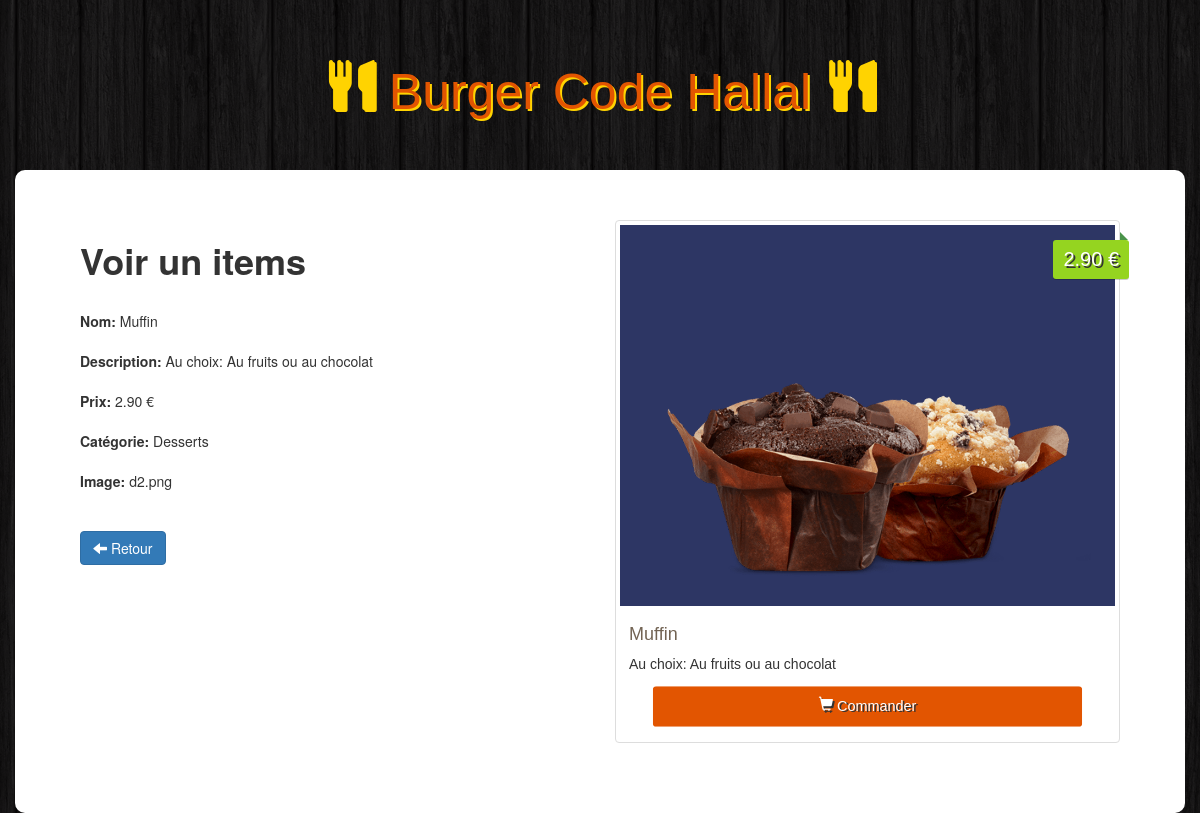
Page /admin/view.php?id=30 on the committed database.
### tables this page shows
CREATE TABLE `items` (
  `id` int(11) NOT NULL,
  `name` varchar(100) NOT NULL,
  `description` varchar(255) NOT NULL,
  `price` float NOT NULL,
  `image` varchar(255) NOT NULL,
  `category` int(11) NOT NULL
);

CREATE TABLE `categories` (
  `id` int(11) NOT NULL,
  `name` varchar(100) NOT NULL
);

### admin/view.php (the view, shortened to what this page needs)
<?php
    if (!empty($_GET['id']))
    {
        $id = checkInput($_GET['id']);
    }
    $db = Database::connect();
    $statement = $db->prepare('SELECT items.id, items.name, items.description, items.price, items.image, categories.name AS category FROM items LEFT JOIN categories ON items.category = categories.id WHERE items.id= ?');
    $statement->execute(array($id));
    $item = $statement->fetch();
    function checkInput($data)
    {
        $data = trim($data);
        $data = stripslashes($data);
        $data = htmlspecialchars($data);
        return $data;
    }
?>
<!doctype html>
<html>
<head>
    <link rel="stylesheet" href="https://maxcdn.bootstrapcdn.com/bootstrap/3.3.7/css/bootstrap.min.css">
    <link rel="stylesheet" href="../css/style.css">
</head>
<body>
<h1 class="text-logo"><span class="glyphicon glyphicon-cutlery"></span> Burger Code Hallal <span class="glyphicon glyphicon-cutlery"></span></h1>
<div class="container admin">
    <div class="row">
        <div class="col-sm-6">
        <h1><strong>Voir un items </strong></h1>
            <br>
            <form action="">
                <div class="form-group">
                    <label for="">Nom:</label><?php echo ' '. $item['name']; ?>
                </div>
                <div class="form-group">
                    <label for="">Description: </label><?php echo ' '. $item['description']; ?>
                </div>
                <div class="form-group">
                    <label for="">Prix: </label><?php echo ' '. number_format((float)$item["price"],2,'.',''). ' €'; ?>
                </div>
                <div class="form-group">
                    <label for="">Catégorie: </label><?php echo ' '. $item['category']; ?>
                </div>
                <div class="form-group">
                    <label for="">Image: </label><?php echo ' '. $item['image']; ?>
                </div>
            </form>
            <br>
            <div class="form_actions">
                <a class="btn btn-primary" href="index.php"><span class="glyphicon glyphicon-arrow-left"></span> Retour</a>
            </div>
        </div>
        <div class="col-sm-6 site">
            <div class="thumbnail">
                <img src="<?php echo '../img/' . $item['image'];?>" alt="...">
                <div class="price"><?php echo number_format((float)$item["price"],2,'.',''). ' €'; ?></div>
                <div class="caption">
                    <h4><?php echo $item['name']; ?></h4>
                    <p><?php echo $item['description']; ?></p>
                    <a href="#" class="btn btn-order" role="button"><span class="glyphicon glyphicon-shopping-cart"></span> Commander</a>
                </div>
            </div>
        </div>
    </div>
</div>
</body>
</html>

### css/style.css (style rules this page uses)
body { background: url("../img/bg.png"); }
.site { font-family: 'Anton', sans-serif }
.text-logo { font-family: 'Anton', sans-serif; color:#E25501; text-shadow: 2px 2px #ffd301; font-size: 50px; padding: 40px 0px; text-decoration: none; text-align: center; }
.text-logo .glyphicon { color: #ffd301; text-shadow: 2px 2px #ffd301; }
.thumbnail img { background: #2D3664; }
.price { background: #95d420; box-shadow: 0 1px rgba(0,0,0,0.2); -moz-box-shadow: 0 1px rgba(0,0,0,0.2); -webkit-box-shadow: 0 1px rgba(0,0,0,0.2); color: #fff; text-shadow: 2px 2px #333; position: absolute; right: 6px; top: 20px; padding: 5px 10px; font-size: 20px; border-radius: 3px; }
.price:before { border: 4px solid transparent; border-bottom: 4px solid #4a934a; border-left: 4px solid #4a934a; content:""; position: absolute; right: 1px; top: -8px; }
.caption > h4 { color: #726353; font-size: 18px; }
.btn-order { width: 100%; padding: 10px; font-size: 16px; color: #fff; background-color: #E25501; text-decoration: none; text-shadow: 2px 2px #333; -webkit-transform: scale(1); transform: scale(0.9); -webkit-transition: .3s ease-in-out; transition: .3s ease-in-out; }
.row { background-color: white; padding: 50px; border-radius: 10px; }

### rows in the picture
items: name "Muffin", description "Au choix: Au fruits ou au chocolat", price "2.90", category.name "Desserts", image "d2.png", image (picture)
